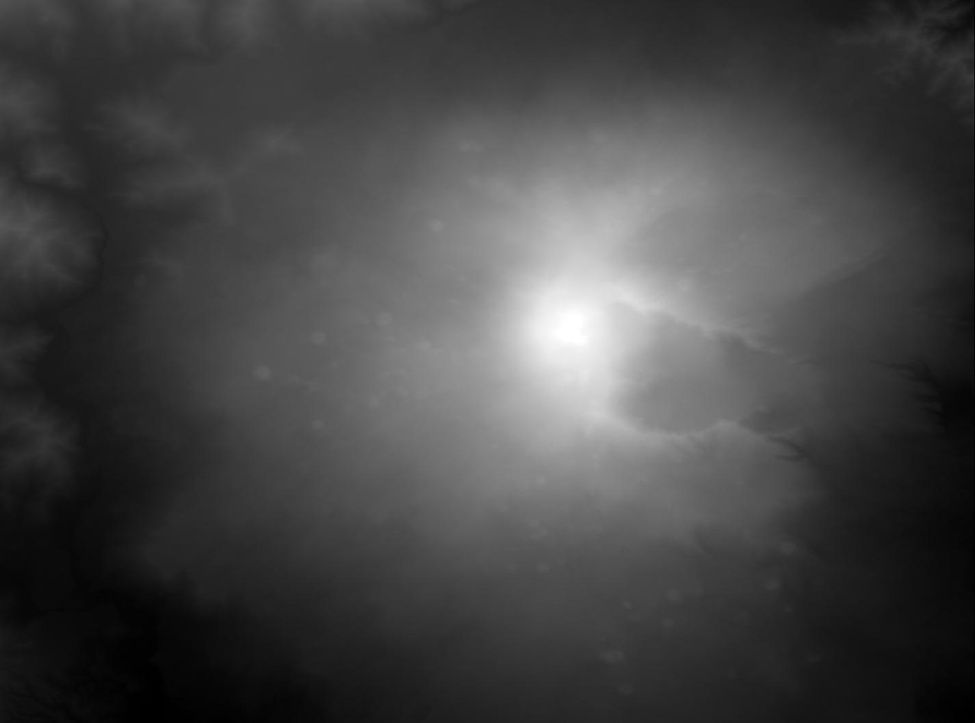
%> input picture etna.jpg, 975 x 723 px, shrunk from 1425 x 1057 before the run
$ octave excercise14.m   (GNU Octave 9; MATLAB toolbox functions it lacks are replaced by stand-ins)
%> lines starting %> are read from the running program, lines starting %| are printed output that depends on the picture
### polyval2.m
function v = polyval2(p,x,y)
%POLYVAL2 Evaluate bivariate and univariate polyanalytic polynomials.
%   v = polyval2(p,xy) computes the values v(i) of the polynomial p in two
%   real variables (x,y) at the points (xy(i,1),xy(i,2)). The polynomial is
%   represented as [1 y ... y^dy]*p*[1;x;...;x^dx].
%
%   v = polyval2(p,x,y) computes the values v(i,j) of the polynomial p in
%   two real variables (x,y) at the points (x(j),y(i)). The polynomial is
%   represented as [1 y ... y^dy]*p*[1;x;...;x^dx].
%
%   v = polyval2(p,z) computes the values v(i) of the polynomial p in the
%   complex variable (z,conj(z)) at the points (z(i),conj(z(i))). The
%   polynomial is represented as [1 z' ... z'^d1]*p*[1;z;...;z^d2].
%
%   See also polyval, polymin2.

%   Authors: Laurent Sorber (Laurent.Sorber@cs.kuleuven.be)
%            Marc Van Barel (Marc.VanBarel@cs.kuleuven.be)
%            Lieven De Lathauwer (Lieven.DeLathauwer@kuleuven-kulak.be)

% polyval2 explanation
%
% [1, y(j), y(j)², y(j)³, ... ] * C * [1
%                                      x(i)
%                                      x(i)²
%                                      x(i)³
%                                      ...
%                                       ]
%
%this has a result a single value which is equal to the
%v(i, j) = sum(sum(C(index1, index2) * x(i)^index1 * y(j)^index2))
%and we go over index1 and index2 for all C values
%(C = p in the documentation)

if isempty(p), p = 0; end
if nargin == 2

    % Points supplied as [x y] or as x and implicitly y := conj(x).
    % Evaluate polynomial in (x(i),y(i)).
    if size(x,2) == 2
        y = x(:,2);
        x = x(:,1).';
        isReal = false;
    else
        x = x(:).';
        y = x';
        isReal = size(p,1) == size(p,2) && all(all(tril(p)' == triu(p)));
    end
    q = p(:,end);
    if size(p,2) == 1, q = repmat(q,1,length(x)); end
    for j = size(p,2)-1:-1:1
        q = bsxfun(@plus,p(:,j),bsxfun(@times,q,x));
    end
    q = q.';
    v = q(:,end);
    for i = size(q,2)-1:-1:1
        v = q(:,i)+v.*y;
    end
    if isReal
        v = real(v);
    end

else

    % Points supplied as x and y. Evaluate polynomial in all (x(j),y(i)).
    x = x(:).';
    y = y(:).';
    q = p(:,end);
    if size(p,2) == 1, q = repmat(q,1,length(x)); end
    for j = size(p,2)-1:-1:1
        q = bsxfun(@plus,p(:,j),bsxfun(@times,q,x));
    end
    q = q.';
    v = q(:,end);
    if size(q,2) == 1, v = repmat(v,1,length(y)); end
    for i = size(q,2)-1:-1:1
        v = bsxfun(@plus,q(:,i),bsxfun(@times,v,y));
    end
    v = v.';

end

### kkbMemoryEfficient.m
function C = kkbMemoryEfficient(x, y, F, m, n)
% kkb: calculates C = B^(+) * F * (A^(+))'
% PREAMBLE: ^(+) is simply written as \ in MATLAB (psuedo inverse)
% INPUT: x vector with size(x, 2) = m and y vector with size(x,2)
Afull = fliplr(vander(x));
Bfull = fliplr(vander(y));
C =  Bfull(:, 1:n)\F*pinv((Afull(:, 1:m)))'; %m columns so we can multiply with x
end

### excercise14.m
F = double(imread('etna.jpg'));
%> F: size 723x975 double; min 0, max 255, mean 69.5; mean of the top-left, top-right, bottom-left and bottom-right quarters 71, 94.3, 45.6, 67.1
x = linspace(-1, 1,size(F, 2));
%> x = 975 values from -1 to 1
y = linspace(-1, 1,size(F, 1));
%> y = 723 values from -1 to 1
figure(1)
[X,Y] = meshgrid(x,y);
surf(X,Y,F,'EdgeColor','none','LineStyle','none','FaceLighting','phong')
xlim([-1,1]); ylim([-1,1]); zlim([0, 250]);
title('Etna')
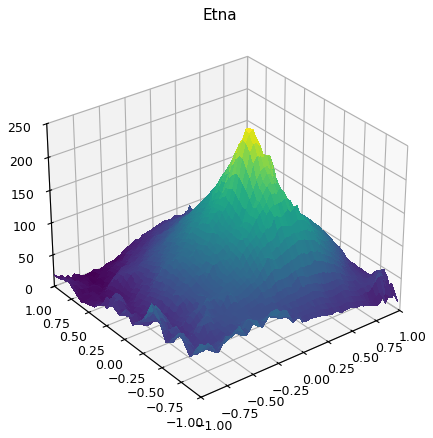
%> figure redrawn from the program's plot data
figure(2)
m = 25;
n = m;
C1 = kkbMemoryEfficient(x, y, F, m, n);
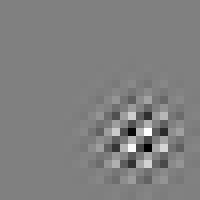
%> C1: size 25x25 double (shown 8 times larger); min -6e+15, max 5.92e+15, mean 0; drawn with min black and max white
V1 = polyval2(C1, x, y);
%> in polyval2, `q = p(:,end);`: q = 25 values, max 2.6e+14 at index 19, min -2.55e+14 at index 17, mean -99134.4
%> in polyval2, `v = q(:,end);`: v = 975 values, max 11321216.2 at index 952, min -12532132.1 at index 586, mean -826638.4
%> the loop in polyval2, `for i = size(q,2)-1:-1:1` made 24 passes
%> pass 1, in polyval2, `v = bsxfun(@plus,q(:,i),bsxfun(@times,v,y));`:
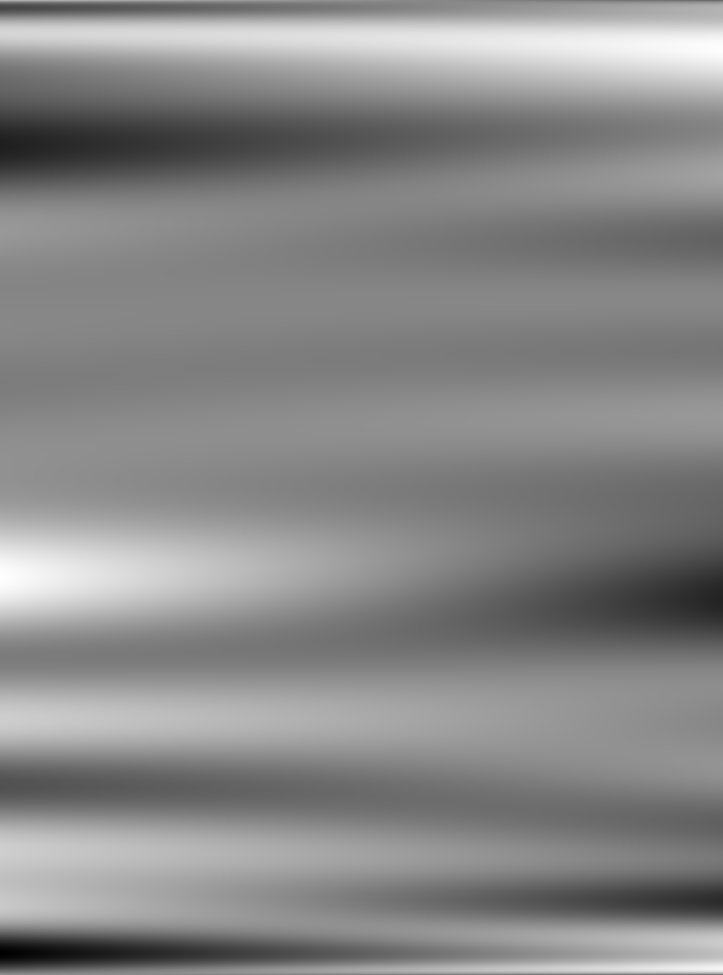
%> v: size 975x723 double; min -15104238.8, max 15038528.9, mean 993490; drawn with min black and max white
%> pass 2, in polyval2, `v = bsxfun(@plus,q(:,i),bsxfun(@times,v,y));`:
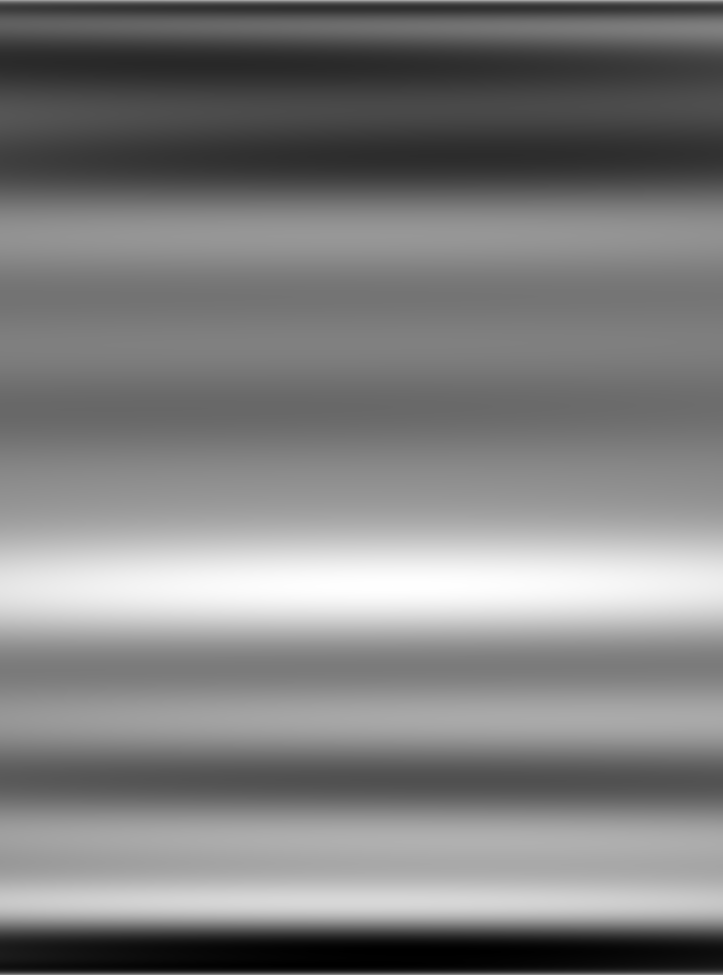
%> v: size 975x723 double; min -66825282.1, max 77504102.7, mean 5093065.9; drawn with min black and max white
%> pass 3, in polyval2, `v = bsxfun(@plus,q(:,i),bsxfun(@times,v,y));`:
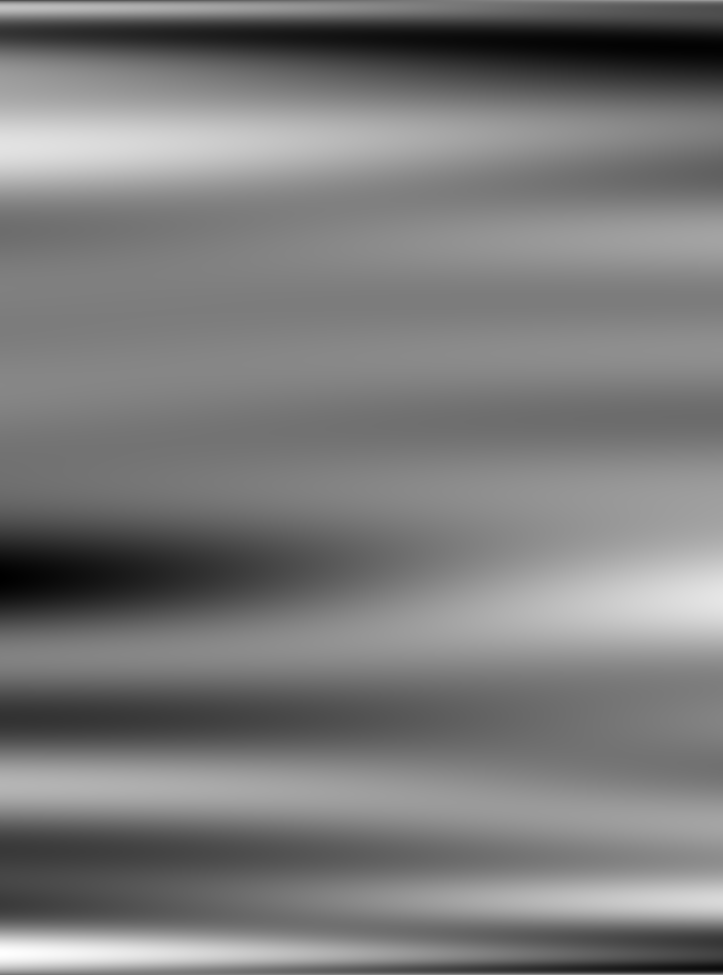
%> v: size 975x723 double; min -77629575.2, max 71460402.4, mean -5504940.6; drawn with min black and max white
%> after the loop in polyval2, `for i = size(q,2)-1:-1:1`:
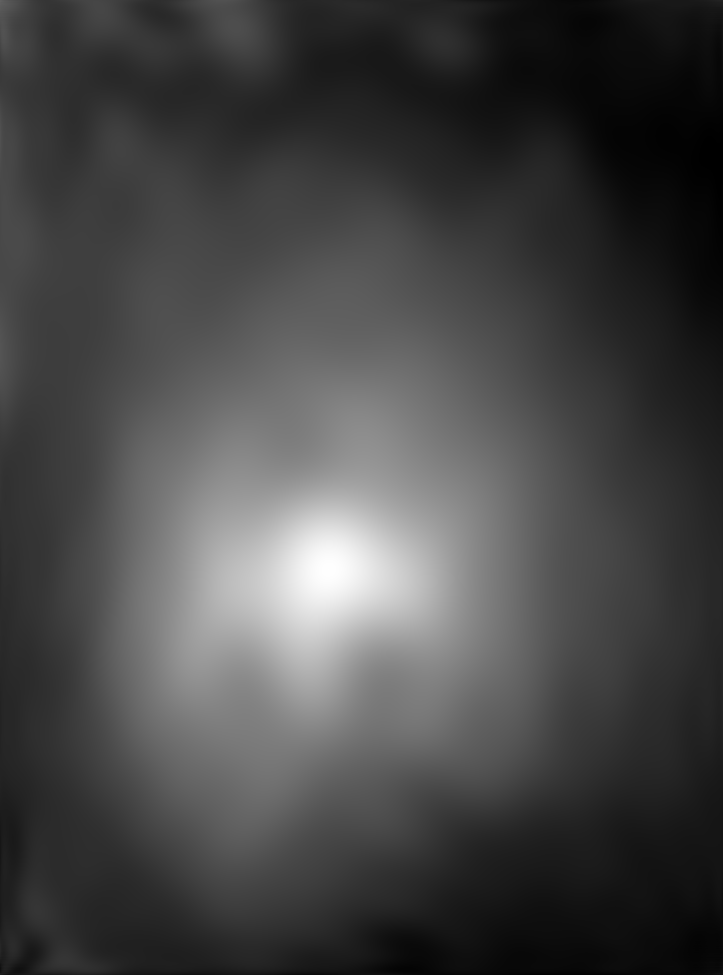
%> v: size 975x723 double; min -0.272, max 252.1, mean 69.6; drawn with min black and max white
surf(X,Y,V1,'EdgeColor','none','LineStyle','none','FaceLighting','phong')
xlim([-1,1]); ylim([-1,1]); zlim([0, 250]);
title('EtnaApproximation')
